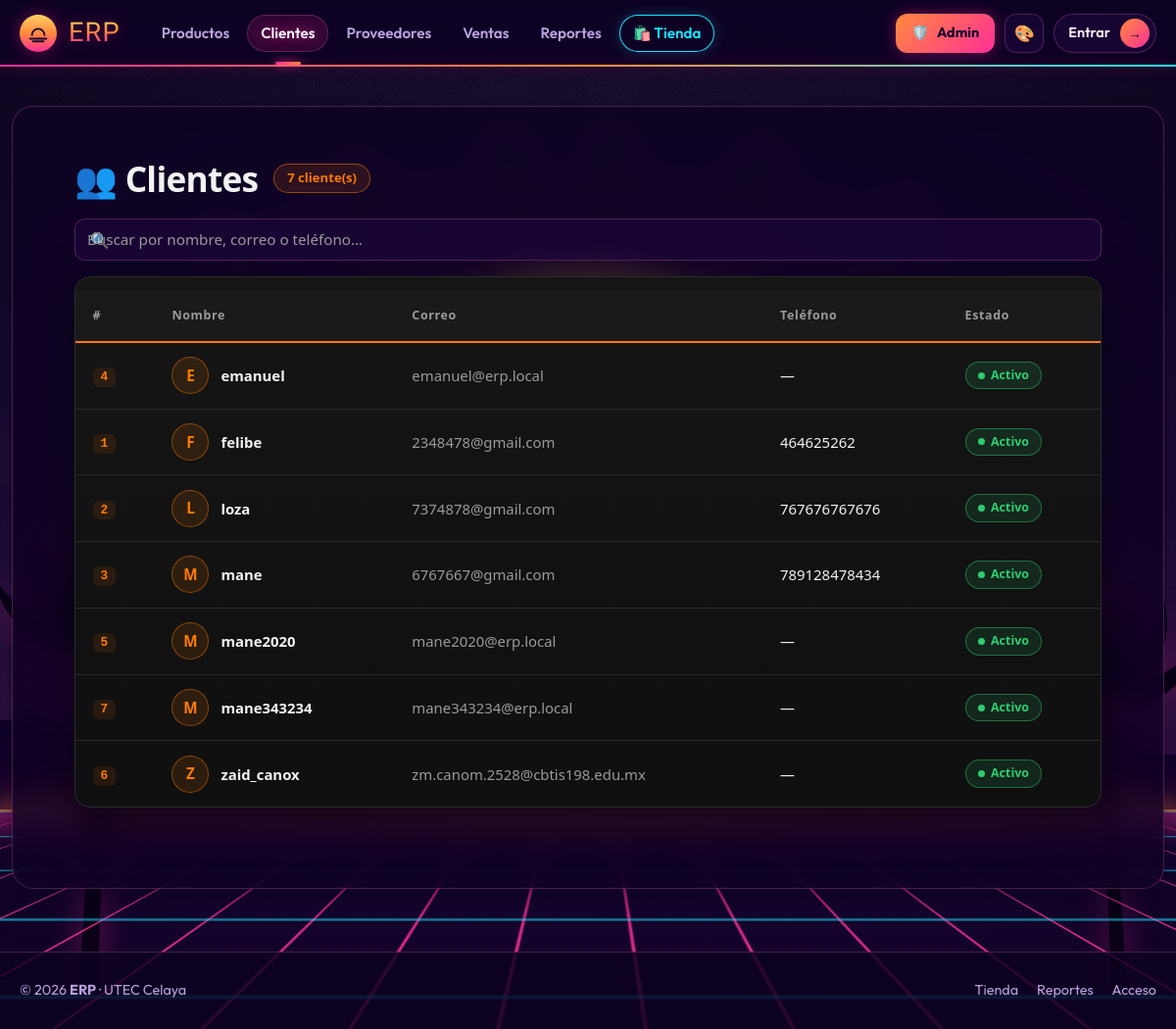
/clientes/, run on an earlier commit of the app's database.
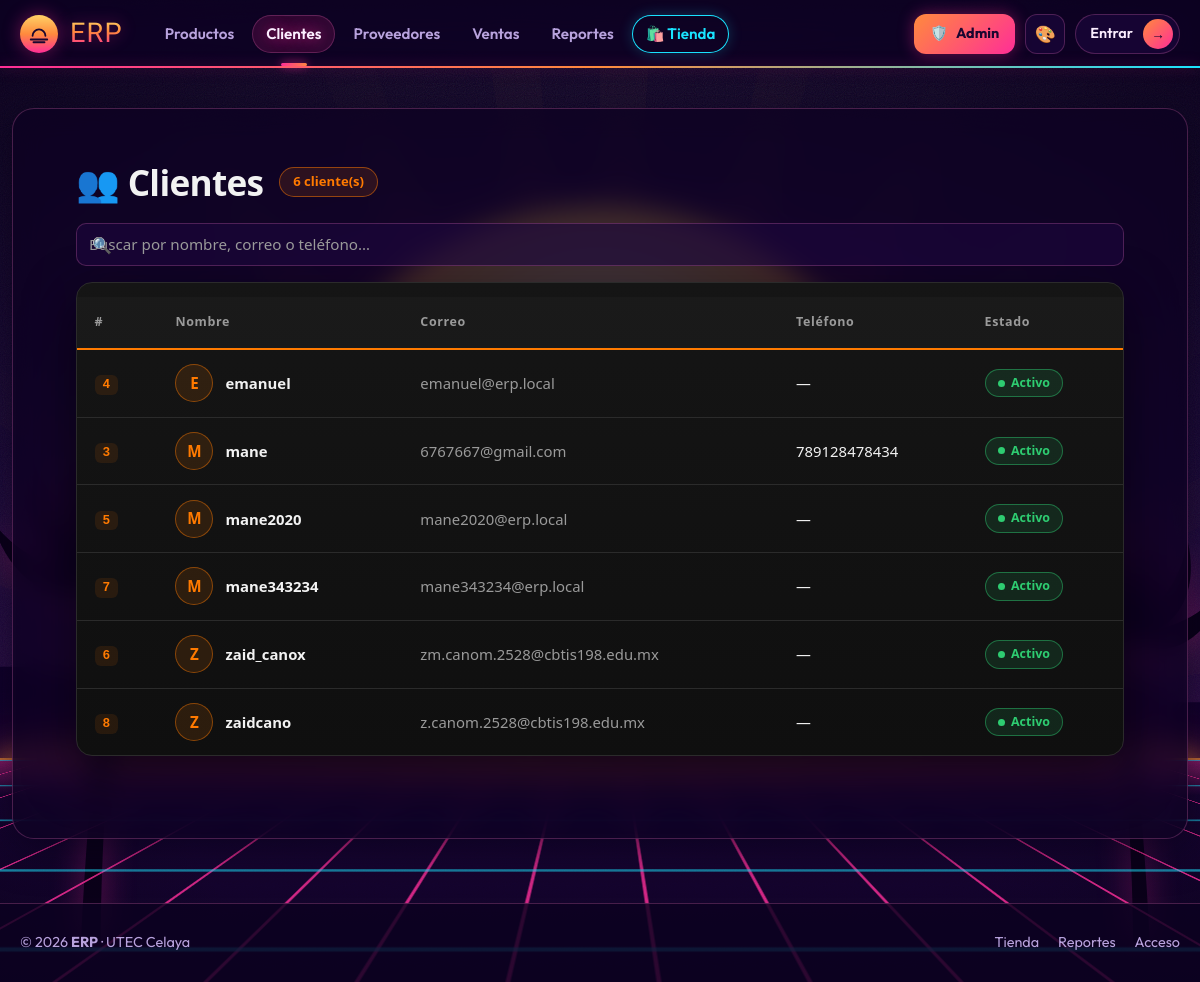
And on a later commit of the database.
### clientes/models.py (models this page shows, shortened)
class Cliente(models.Model):
    nombre   = models.CharField(
        max_length=150, verbose_name='Nombre'
    )
    correo   = models.EmailField(
        unique=True, verbose_name='Correo electrónico'
    )
    telefono = models.CharField(
        max_length=20, blank=True, verbose_name='Teléfono'
    )
    activo   = models.BooleanField(
        default=True, verbose_name='Activo'
    )
    creado   = models.DateTimeField(
        auto_now_add=True, verbose_name='Fecha de registro'
    )
    class Meta:
        verbose_name        = 'Cliente'
        verbose_name_plural = 'Clientes'
        ordering            = ['nombre']

### clientes/views.py (the view)
# urls.py: path('', views.ClienteListView.as_view(), name='lista'),
class ClienteListView(ListView):
    model               = Cliente
    template_name       = 'clientes/lista.html'
    context_object_name = 'clientes'
    paginate_by         = 20
    def get_queryset(self):
        return Cliente.objects.filter(activo=True).order_by('nombre')

### clientes/templates/clientes/lista.html (shortened to what this page needs)
{% extends "base.html" %}
{% block nav_clientes %}active{% endblock %}
{% block content %}
<div class="cli-page">
    <div class="cabecera erp-page-title">
        <h2>👥 Clientes</h2>
        <span class="contador">{{ page_obj.paginator.count }} cliente(s)</span>
    </div>
    {% if clientes %}
    <div class="buscador">
        <span class="lupa">🔍</span>
        <input type="search" id="buscar-cliente"
               placeholder="Buscar por nombre, correo o teléfono…"
               aria-label="Buscar clientes">
    </div>
    <div class="tabla-wrap">
        <table class="erp-table">
            <thead>
                <tr>
                    <th>#</th><th>Nombre</th><th>Correo</th>
                    <th>Teléfono</th><th>Estado</th>
                </tr>
            </thead>
            <tbody id="cuerpo-clientes">
                {% for c in clientes %}
                <tr>
                    <td><code>{{ c.pk }}</code></td>
                    <td>
                        <div class="persona">
                            <span class="avatar">{{ c.nombre|slice:":1"|upper }}</span>
                            <a href="{% url 'clientes:detalle' c.pk %}">{{ c.nombre }}</a>
                        </div>
                    </td>
                    <td class="correo">{{ c.correo }}</td>
                    <td class="telefono">{{ c.telefono|default:"—" }}</td>
                    <td>
                        {% if c.activo %}
                            <span class="badge-erp-active">Activo</span>
                        {% else %}
                            <span class="badge-erp-inactive">Inactivo</span>
                        {% endif %}
                    </td>
                </tr>
                {% endfor %}
            </tbody>
        </table>
    </div>
    {% else %}
    <div class="erp-alert-info">No hay clientes registrados aún.</div>
    {% endif %}
</div>
{% endblock %}

What changed in the data, as far as the page shows it:
removed Cliente: pk "1", nombre "F", nombre "felibe", correo "2348478@gmail.com", telefono "464625262", activo "Activo"
removed Cliente: pk "2", nombre "L", nombre "loza", correo "7374878@gmail.com", telefono "767676767676", activo "Activo"
added Cliente: pk "8", nombre "Z", nombre "zaidcano", correo "z.canom.2528@cbtis198.edu.mx", telefono "—", activo "Activo"
Also different on the page:
{{ page_obj.paginator.count }}: "7" → "6"
